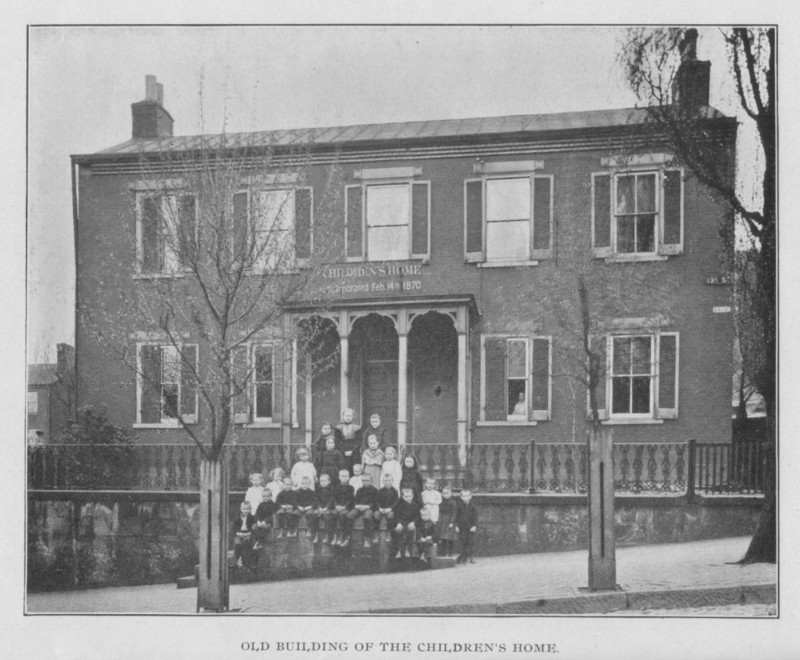
#> input picture Lab_4/Lab4_Test Images/building.bmp, 800 x 660 px, found by its file name
$ python lab4_ex2.py
#> lines starting #> are read from the running program, lines starting #| are printed output that depends on the picture
# -*- coding: utf-8 -*-
"""
Created on Tue Sep 14 03:04:08 2020

@author: User
"""

from matplotlib import pyplot as pt
import numpy as np
import cv2

build = cv2.imread("building.bmp", 0)
#> build is the input picture: shape (660, 800); min 38, max 234, mean 149.4
build_eq = cv2.equalizeHist(build)
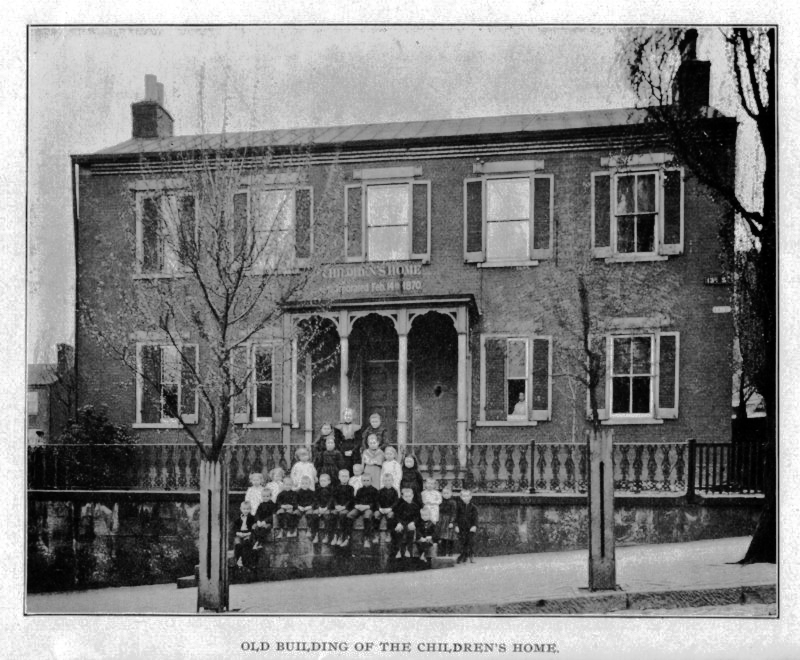
#> build_eq: shape (660, 800); min 0, max 255, mean 128.5

build_n_build_eq = np.concatenate((build,build_eq),1)
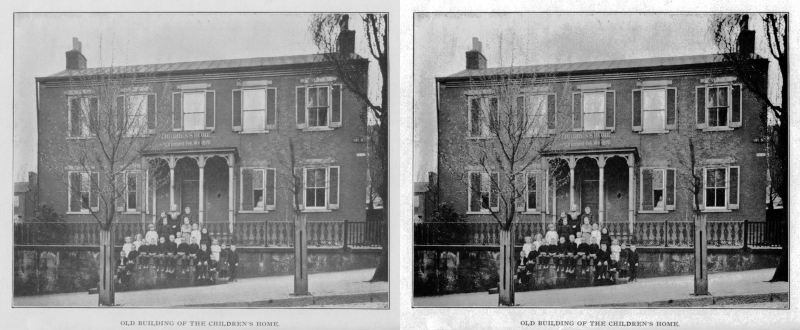
#> build_n_build_eq: shape (660, 1600) (shown at 1/2 size); min 0, max 255, mean 138.9

cv2.imshow("Before & After", build_n_build_eq)
cv2.waitKey()

pt.figure()

pt.subplot(1,2,1)
pt.imshow(build, cmap="gray")
pt.title("Before")

pt.subplot(1,2,2)
pt.imshow(build_eq, cmap="gray")
pt.title("After")

pt.show()
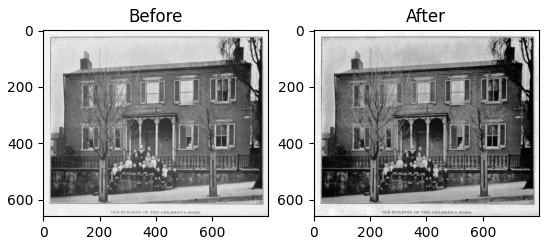
#> figure drawn by matplotlib, 2 panels
